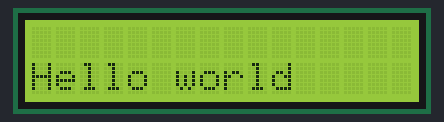
The program below on a simulated Raspberry Pi Pico running MicroPython. Shown: 16×2 character LCD. Library files of the repository ran but are not shown: lib_lcd1602_i2c_pico.py.

Above: at 0.3 s.

The program:

05_1602_i2c.py
```python
from lib_lcd1602_i2c_pico import I2cLcd
from machine import I2C
from machine import Pin
import utime as time


i2c = I2C(id=1,scl=Pin(19),sda=Pin(18),freq=10000)
lcd = I2cLcd(i2c, 0x27, 2, 16)

while True:
      lcd.move_to(0,1)
      lcd.putstr('Hello world')
```
